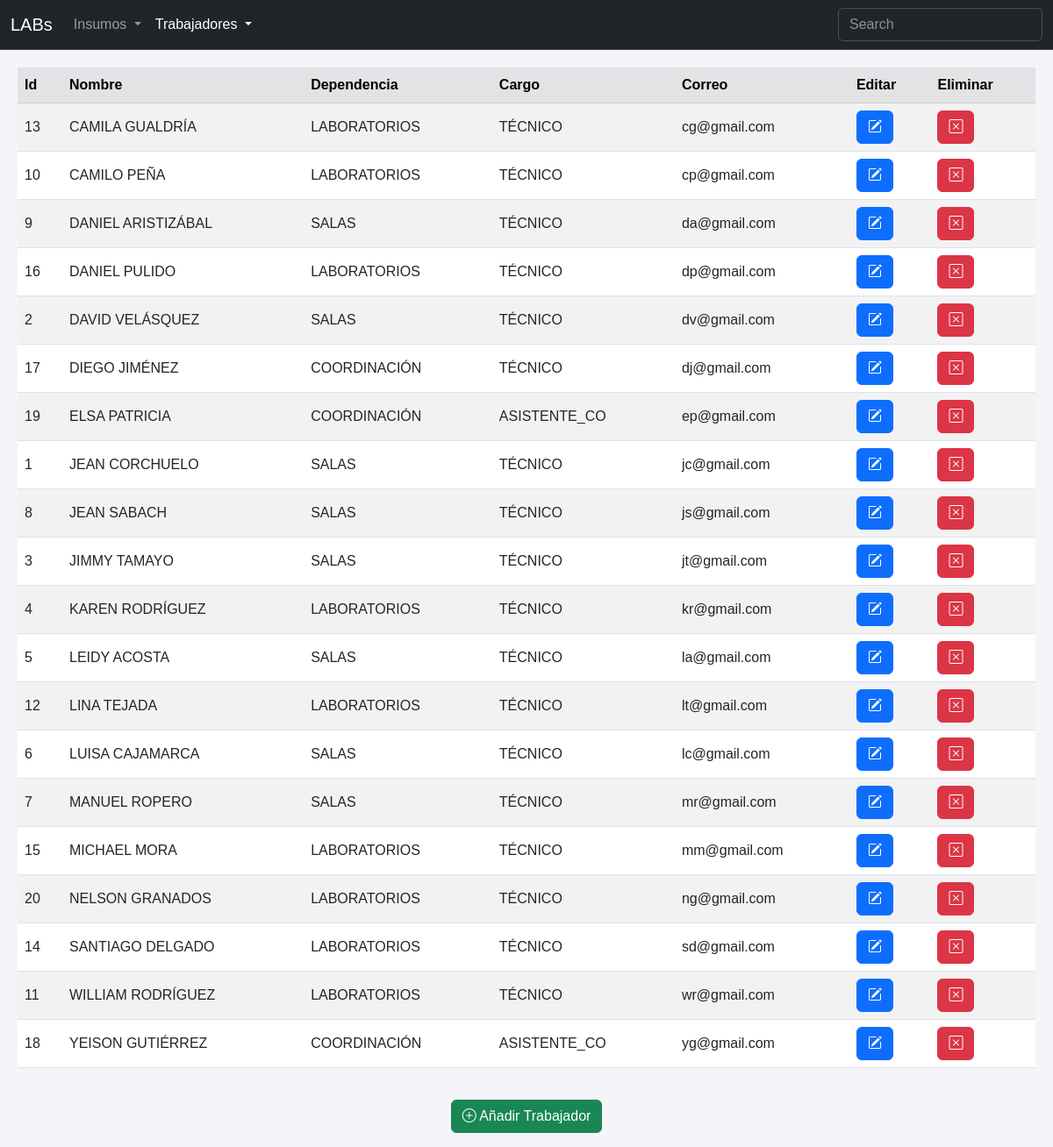
The page /workers on the database its author committed.
### tables this page shows
CREATE TABLE trabajadores (
    Trabajador_id INTEGER PRIMARY KEY,
    Activo BOOL NOT NULL,
    Nombre_Apellido TEXT NOT NULL,
    Dependencia TEXT NOT NULL,
    Cargo TEXT NOT NULL,
    Correo TEXT NOT NULL 
);

### app.py (the view)
@app.route('/workers')
def workers():
    conn = sqlite3.connect('inventario.db')
    cursor = conn.cursor()
    workers = cursor.execute('''
    SELECT * FROM trabajadores
    WHERE Activo = TRUE;
    ''').fetchall()
    conn.close()
    colums_worker = ["id","activo","nombre","dependencia","cargo","correo"]
    workers_dict = [dict(zip(colums_worker, row)) for row in workers]
    workers_dict = sorted(workers_dict, key=lambda x: x['nombre'])
    return render_template('workers.html', workers=workers_dict)

### templates/workers.html (shortened to what this page needs)
<!DOCTYPE html>
<html>
<head>
    <link rel="stylesheet" href="https://cdn.jsdelivr.net/npm/bootstrap-icons@1.11.3/font/bootstrap-icons.min.css">
    <link href="https://cdn.jsdelivr.net/npm/bootstrap@5.3.0/dist/css/bootstrap.min.css" rel="stylesheet">
    <link href="https://cdn.datatables.net/2.2.1/css/dataTables.dataTables.css" rel="stylesheet">
    <link rel="stylesheet" href="{{ url_for('static', filename='styles.css') }}">
</head>
<body>
    <nav class="navbar navbar-expand-sm bg-dark border-bottom border-body" data-bs-theme="dark">
        <div class="container-fluid">
            <a class="navbar-brand" href="#">LABs</a>
            <div class="collapse navbar-collapse" id="navbarNav">
                <ul class="navbar-nav">
                    <li class="nav-item dropdown">
                        <a class="nav-link dropdown-toggle" href="#" role="button" data-bs-toggle="dropdown" aria-expanded="false">
                            Insumos
                        </a>
                    </li>
                    <li class="nav-item dropdown">
                        <a class="nav-link dropdown-toggle active" aria-current="page" href="#" role="button" data-bs-toggle="dropdown" aria-expanded="false">
                            Trabajadores
                        </a>
                    </li>
                </ul>
                <form class="d-flex ms-auto" role="search">
                    <input class="form-control" id="searchFilter" type="search" placeholder="Search" aria-label="Search">
                </form>
            </div>
        </div>
    </nav>
    <div class="table-responsive">
        <table class="table table-striped table-hover align-middle" id="workers-table">
            <thead class="table-secondary">
                <tr>
                    <th>Id</th>
                    <th>Nombre</th>
                    <th>Dependencia</th>
                    <th>Cargo</th>
                    <th>Correo</th>
                    <th>Editar</th>
                    <th>Eliminar</th>
                </tr>
            </thead>
            <tbody>
                {% for worker in workers %}
                    <tr>
                        <td>{{ worker.id }}</td>
                        <td>{{ worker.nombre }}</td>
                        <td>{{ worker.dependencia }}</td>
                        <td>{{ worker.cargo }}</td>
                        <td>{{ worker.correo }}</td>
                        <td>
                            <button type="button" class="btn btn-primary"
                            data-bs-toggle="modal"
                            data-bs-target="#editModal"
                            data-bs-id="{{ worker.id }}"
                            data-bs-name="{{ worker.nombre }}"
                            data-bs-branch="{{ worker.dependencia }}"
                            data-bs-position="{{ worker.cargo }}"
                            data-bs-email="{{ worker.correo }}">
                            <i class="bi bi-pencil-square"></i>
                        </button>
                        <td>
                            <button type="button" class="btn btn-danger"
                            data-bs-toggle="modal"
                            data-bs-target="#deleteModal"
                            data-bs-id="{{ worker.id }}"
                            data-bs-name="{{ worker.nombre }}">
                            <i class="bi bi-x-square"></i>
                        </button>
                        </td>
                    </tr>
                {% endfor %}
            </tbody>
        </table>
    </div>
    <div class="container mb-3 text-center">
        <div class="row justify-content-center">
            <div class="col">
                <button type="button" class="btn btn-success"
                data-bs-toggle="modal"
                data-bs-target="#addModal">
                    <i class="bi bi-plus-circle"></i>
                    Añadir Trabajador
                </button>
            </div>
        </div>
    </div>
</body>
</html>

### static/styles.css (style rules this page uses)
body { font-family: Arial, sans-serif; background-color: #f4f4f9; color: #333; }
.table-responsive { margin: 20px; }
nav { text-align: center; }

### rows shown on the page
trabajadores: id "13", nombre "CAMILA GUALDRÍA", dependencia "LABORATORIOS", cargo "TÉCNICO", correo "cg@gmail.com"
trabajadores: id "10", nombre "CAMILO PEÑA", dependencia "LABORATORIOS", cargo "TÉCNICO", correo "cp@gmail.com"
trabajadores: id "9", nombre "DANIEL ARISTIZÁBAL", dependencia "SALAS", cargo "TÉCNICO", correo "da@gmail.com"
trabajadores: id "16", nombre "DANIEL PULIDO", dependencia "LABORATORIOS", cargo "TÉCNICO", correo "dp@gmail.com"
trabajadores: id "2", nombre "DAVID VELÁSQUEZ", dependencia "SALAS", cargo "TÉCNICO", correo "dv@gmail.com"
trabajadores: id "17", nombre "DIEGO JIMÉNEZ", dependencia "COORDINACIÓN", cargo "TÉCNICO", correo "dj@gmail.com"
trabajadores: id "19", nombre "ELSA PATRICIA", dependencia "COORDINACIÓN", cargo "ASISTENTE_CO", correo "ep@gmail.com"
trabajadores: id "1", nombre "JEAN CORCHUELO", dependencia "SALAS", cargo "TÉCNICO", correo "jc@gmail.com"
trabajadores: id "8", nombre "JEAN SABACH", dependencia "SALAS", cargo "TÉCNICO", correo "js@gmail.com"
trabajadores: id "3", nombre "JIMMY TAMAYO", dependencia "SALAS", cargo "TÉCNICO", correo "jt@gmail.com"
trabajadores: id "4", nombre "KAREN RODRÍGUEZ", dependencia "LABORATORIOS", cargo "TÉCNICO", correo "kr@gmail.com"
trabajadores: id "5", nombre "LEIDY ACOSTA", dependencia "SALAS", cargo "TÉCNICO", correo "la@gmail.com"
trabajadores: id "12", nombre "LINA TEJADA", dependencia "LABORATORIOS", cargo "TÉCNICO", correo "lt@gmail.com"
trabajadores: id "6", nombre "LUISA CAJAMARCA", dependencia "SALAS", cargo "TÉCNICO", correo "lc@gmail.com"
trabajadores: id "7", nombre "MANUEL ROPERO", dependencia "SALAS", cargo "TÉCNICO", correo "mr@gmail.com"
trabajadores: id "15", nombre "MICHAEL MORA", dependencia "LABORATORIOS", cargo "TÉCNICO", correo "mm@gmail.com"
trabajadores: id "20", nombre "NELSON GRANADOS", dependencia "LABORATORIOS", cargo "TÉCNICO", correo "ng@gmail.com"
trabajadores: id "14", nombre "SANTIAGO DELGADO", dependencia "LABORATORIOS", cargo "TÉCNICO", correo "sd@gmail.com"
trabajadores: id "11", nombre "WILLIAM RODRÍGUEZ", dependencia "LABORATORIOS", cargo "TÉCNICO", correo "wr@gmail.com"
trabajadores: id "18", nombre "YEISON GUTIÉRREZ", dependencia "COORDINACIÓN", cargo "ASISTENTE_CO", correo "yg@gmail.com"
